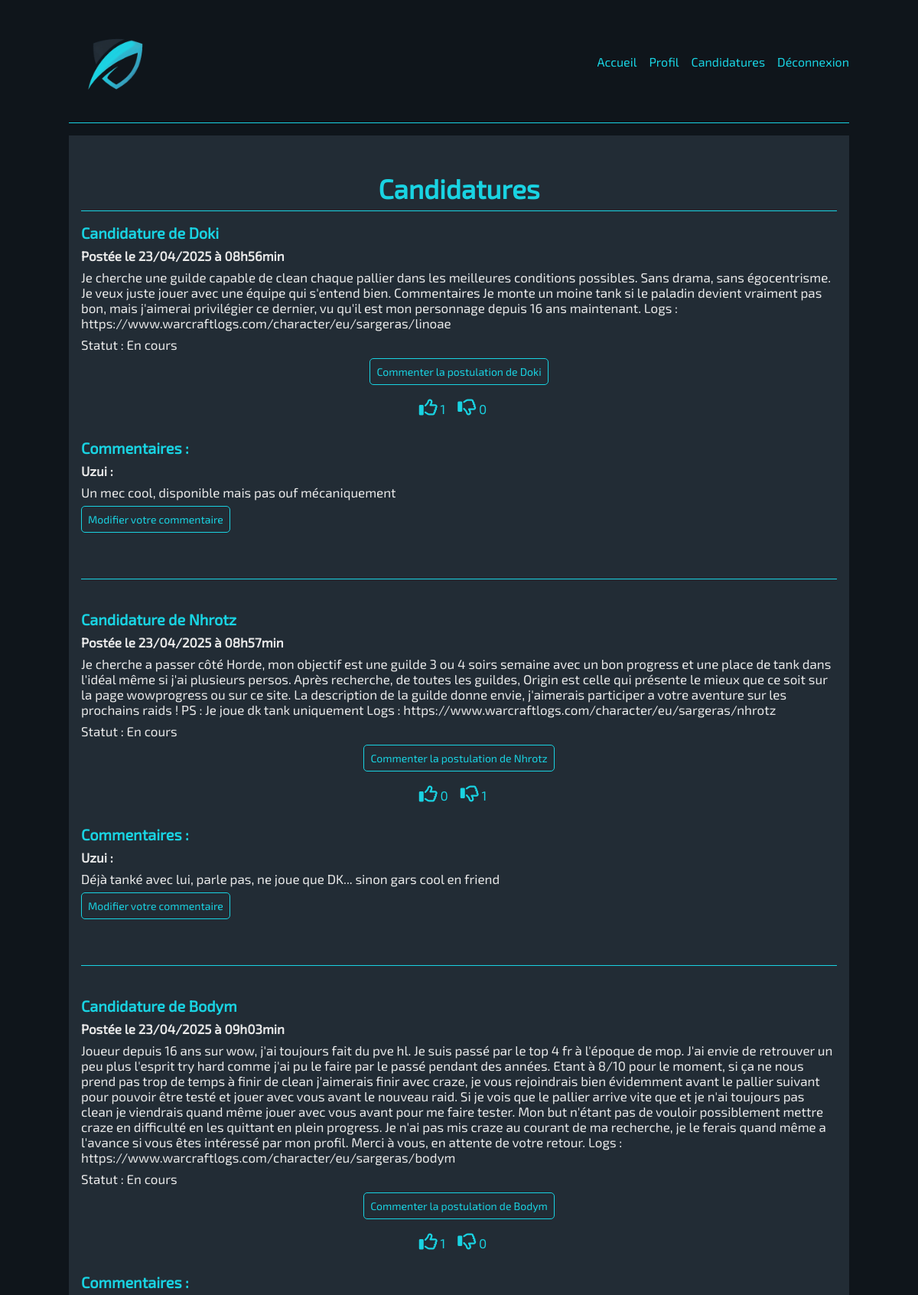
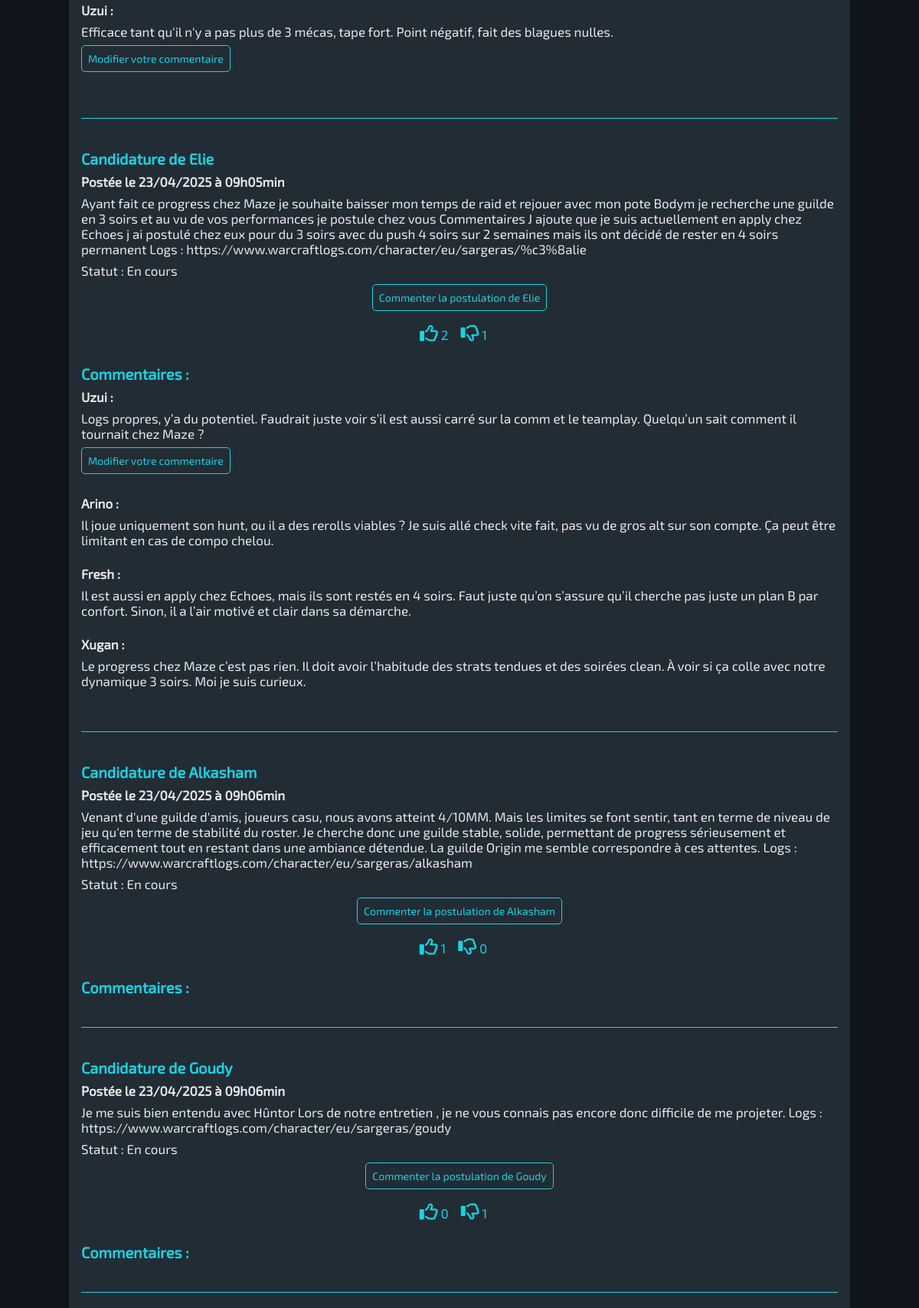
The page /?action=candidatures (signed in, upper part) on the database its author committed (2 pictures, top to bottom).
### tables this page shows
CREATE TABLE `postulation` (
  `id_postulation` int(11) NOT NULL,
  `contenu` varchar(1500) NOT NULL,
  `statut` enum('En cours','Validee','Refusee','') NOT NULL,
  `date_de_soumission` timestamp NULL DEFAULT current_timestamp(),
  `id_membre` int(11) NOT NULL
);

CREATE TABLE `membre` (
  `id_membre` int(11) NOT NULL,
  `pseudo` varchar(50) NOT NULL,
  `email` varchar(120) NOT NULL,
  `mot_de_passe` varchar(255) NOT NULL,
  `role` enum('Membre','Titan','Moderateur','Admin') NOT NULL
);

CREATE TABLE `commentaire` (
  `id_commentaire` int(11) NOT NULL,
  `contenu` varchar(250) NOT NULL,
  `date_commentaire` timestamp NULL DEFAULT current_timestamp(),
  `id_postulation` int(11) NOT NULL,
  `id_membre` int(11) NOT NULL
);

### controleur/candidatures_ctr.php (called while the page is built, shortened)
<?php
require_once RACINE . "/modele/commentaire_bdd.inc.php";
require_once RACINE . "/modele/postulation_bdd.inc.php";
$postulations = recupererPostulationsEnCours();
$agregat_commentaires = [];
foreach ($postulations as $postulation) {
    $commentaires = recupererCommentairesParIdPostulation($postulation["id_postulation"]);
    array_push($agregat_commentaires, $commentaires);
}
include RACINE . "/vue/header.php";
include RACINE . "/vue/candidatures.php";
include RACINE . "/vue/footer.php";
exit;

### index.php (called while the page is built, shortened)
<?php
$action = "defaut";
if (isset($_GET["action"])) {
    $action = $_GET["action"];
}
$fichier = navigation($action);
require(RACINE . "/controleur/" . $fichier);

### modele/postulation_bdd.inc.php (called while the page is built, shortened)
<?php
function recupererPostulationsEnCours()
{
    try {
        $connexion = connexionBdd();
        $requete = $connexion->prepare(
            "SELECT `id_postulation`, `contenu`,
                DATE_FORMAT(date_de_soumission, '%d/%m/%Y à %Hh%imin') AS `date_formatee`,
                `statut`, pseudo
            FROM `postulation`
            JOIN `membre` USING(id_membre)
            WHERE statut = 'En cours'
            ORDER BY id_postulation");
        $requete->execute();
        return ($requete->fetchAll(PDO::FETCH_ASSOC));
    } catch (PDOException $erreur) {
        throw new Exception("Erreur: " . $erreur->getMessage());
    }
}

### modele/commentaire_bdd.inc.php (called while the page is built, shortened)
<?php
function recupererCommentairesParIdPostulation($id_postulation)
{
    try {
        $connexion = connexionBdd();
        $requete = $connexion->prepare("SELECT
            id_commentaire, contenu, DATE_FORMAT(date_commentaire, '%d/%m/%Y à %Hh%imin') AS date_formatee, pseudo
            FROM commentaire
            JOIN membre USING(id_membre)
            WHERE id_postulation=:id_postulation");
        $requete->bindValue(":id_postulation", $id_postulation, PDO::PARAM_INT);
        $requete->execute();
        return $requete->fetchAll(PDO::FETCH_ASSOC);
    } catch (PDOException $erreur) {
        throw new Exception("Erreur: " . $erreur->getMessage());
    }
}

### vue/candidatures.php (the view, shortened to what this page needs)
<main class="container">
    <h1>Candidatures</h1>
    <section id="liste_candidats">
        <?php
        $index = 0;
        foreach ($postulations as $postulation) : ?>
            <div class="candidature">
                <h3>Candidature de <?= ucfirst($postulation["pseudo"]); ?></h3>
                <h4>Postée le <?= $postulation["date_formatee"]; ?></h4>
                <p><?= ucfirst($postulation["contenu"]); ?></p>
                <p class="statut">Statut : <?= $postulation["statut"]; ?></p>
                <button class="commenter bouton" data-id="<?= $postulation["id_postulation"]; ?>" aria-label="Bouton pour commenter la postulation">Commenter la postulation de <?= ucfirst($postulation["pseudo"]) ?></button>
                <div class="votes">
                    <?php
                    $vote_pour = 0;
                    $vote_contre = 0;
                    foreach ($agregat_votes[$index] as $vote) {
                        if ($vote["choix"]): $vote_pour++;
                        else : $vote_contre++;
                        endif;
                    }
                    ?>
                    <form action="" method="post" class="voter">
                        <button type="submit" class="voter_pour" data-id="<?= $postulation["id_postulation"]; ?>" aria-label="Pouce vers le haut : voter pour"><i class="fa-regular fa-thumbs-up"></i></button>
                        <?= $vote_pour ?>
                    </form>
                    <form action="" method="post" class="voter">
                        <button type="submit" class="voter_contre" data-id="<?= $postulation["id_postulation"]; ?>" aria-label="Pouce vers le bas : voter contre"><i class="fa-regular fa-thumbs-down"></i></button>
                        <?= $vote_contre ?>
                    </form>
                </div>
                <div class="commentaires">
                    <h3>Commentaires :</h3>
                    <?php
                    foreach ($agregat_commentaires[$index] as $commentaire) : ?>
                        <div class="un_commentaire">
                            <h4><?= ucfirst($commentaire["pseudo"]); ?> :</h4>
                            <p><?= ucfirst($commentaire["contenu"]); ?></p>
                            <?php if ($commentaire["pseudo"] == $_SESSION["pseudo"]) : ?>
                                <button class="editer bouton" data-id="<?= $commentaire['id_commentaire'] ?>" aria-label="Bouton pour modifier votre commentaire">Modifier votre commentaire</button>
                            <?php endif; ?>
                        </div>
                    <?php endforeach; ?>
                </div>
            </div>
        <?php
            $index++;
        endforeach;
        ?>
    </section>
</main>

### public/css/style-min.css (style rules this page uses)
:root { --fond:#222c35;--text_color:#19d3e2;--content_color:#e9e9e9;--hover:#ffffff;--font:"Exo 2" }
* { margin:0;padding:0 }
body { background-color:#0f151b;height:100vh;background-size:cover;background-clip:content-box;background-attachment:fixed;color:var(--text_color);font-family:"Exo 2";font-size:16px }
p,h4 { color:var(--content_color);overflow-wrap:break-word;word-break:break-word }
.container { background-color:var(--fond);max-width:85%;width:100%;box-sizing:border-box;justify-self:center;justify-content:space-between;display:flex;flex-direction:column;flex-wrap:wrap;margin:0 auto;padding:16px }
main { height:auto }
h1 { text-align:center }
section .candidature { display:flex;flex-direction:column;border-bottom:1px solid var(--text_color) }
.candidature h3 { margin-top:16px }
.candidature h4 { margin:8px 0 }
.candidature .statut { margin:8px 0 }
.candidature .votes { display:flex;justify-content:center }
.candidature .votes form { margin-right:16px }
.candidature .votes .voter button { width:50px;height:50px;background-color:var(--fond);border:none }
.candidature .votes .voter .voter_pour i,.candidature .votes .voter .voter_contre i { font-size:24px;color:var(--text_color) }
.candidature .commentaires button { margin-top:8px }
.candidature .commentaires { margin-bottom:16px }
.candidature .commentaires .un_commentaire { padding-bottom:16px }
h1,h2 { border-bottom:1px solid var(--text_color);font-size:21px;padding-bottom:8px }
.bouton { font-size:14px;background-color:var(--fond);border:1px solid var(--text_color);border-radius:5px;font-family:"Exo 2";color:var(--text_color);padding:8px;margin-bottom:4px }
@media screen and (min-width:768px) { body { font-size:17px;max-width:100% } }
@media screen and (min-width:768px) { h1,h2 { font-size:35px } }
@media screen and (min-width:768px) { .container { padding:16px } }
@media screen and (min-width:768px) { .candidature { display:flex;flex-wrap:wrap;flex-direction:column;align-content:center;margin-bottom:24px;padding-bottom:24px;border-bottom:1px solid var(--text_color) } }
@media screen and (min-width:768px) { #liste_candidats .candidature button { width:max-content;align-self:center } }

### rows shown on the page
postulation: id_membre.pseudo "Doki", date_formatee "23/04/2025 à 08h56min", contenu "Je cherche une guilde capable de clean chaque pallier dans les meilleures conditions possibles. Sans drama, sans égocentrisme. Je veux juste jouer avec une équipe qui s'entend bien. Commentaires Je monte un moine tank si le paladin devient vraiment pas bon, mais j'aimerai privilégier ce dernier, vu qu'il est mon personnage depuis 16 ans maintenant. Logs : https://www.warcraftlogs.com/character/eu/sargeras/linoae", statut "En cours", vote_pour "1", vote_contre "0"
commentaire: id_membre.pseudo "Uzui", contenu "Un mec cool, disponible mais pas ouf mécaniquement"
postulation: id_membre.pseudo "Nhrotz", date_formatee "23/04/2025 à 08h57min", contenu "Je cherche a passer côté Horde, mon objectif est une guilde 3 ou 4 soirs semaine avec un bon progress et une place de tank dans l'idéal même si j'ai plusieurs persos. Après recherche, de toutes les guildes, Origin est celle qui présente le mieux que ce soit sur la page wowprogress ou sur ce site. La description de la guilde donne envie, j'aimerais participer a votre aventure sur les prochains raids ! PS : Je joue dk tank uniquement Logs : https://www.warcraftlogs.com/character/eu/sargeras/nhrotz", statut "En cours", vote_pour "0", vote_contre "1"
commentaire: id_membre.pseudo "Uzui", contenu "Déjà tanké avec lui, parle pas, ne joue que DK... sinon gars cool en friend"
postulation: id_membre.pseudo "Bodym", date_formatee "23/04/2025 à 09h03min", contenu "Joueur depuis 16 ans sur wow, j'ai toujours fait du pve hl. Je suis passé par le top 4 fr à l'époque de mop. J'ai envie de retrouver un peu plus l'esprit try hard comme j'ai pu le faire par le passé pendant des années. Etant à 8/10 pour le moment, si ça ne nous prend pas trop de temps à finir de clean j'aimerais finir avec craze, je vous rejoindrais bien évidemment avant le pallier suivant pour pouvoir être testé et jouer avec vous avant le nouveau raid. Si je vois que le pallier arrive vite que et je n'ai toujours pas clean je viendrais quand même jouer avec vous avant pour me faire tester. Mon but n'étant pas de vouloir possiblement mettre craze en difficulté en les quittant en plein…", statut "En cours", vote_pour "1", vote_contre "0"
commentaire: id_membre.pseudo "Uzui", contenu "Efficace tant qu'il n'y a pas plus de 3 mécas, tape fort. Point négatif, fait des blagues nulles."
postulation: id_membre.pseudo "Elie", date_formatee "23/04/2025 à 09h05min", contenu "Ayant fait ce progress chez Maze je souhaite baisser mon temps de raid et rejouer avec mon pote Bodym je recherche une guilde en 3 soirs et au vu de vos performances je postule chez vous Commentaires J ajoute que je suis actuellement en apply chez Echoes j ai postulé chez eux pour du 3 soirs avec du push 4 soirs sur 2 semaines mais ils ont décidé de rester en 4 soirs permanent Logs : https://www.warcraftlogs.com/character/eu/sargeras/%c3%8alie", statut "En cours", vote_pour "2", vote_contre "1"
commentaire: id_membre.pseudo "Uzui", contenu "Logs propres, y’a du potentiel. Faudrait juste voir s’il est aussi carré sur la comm et le teamplay. Quelqu’un sait comment il tournait chez Maze ?"
commentaire: id_membre.pseudo "Arino", contenu "Il joue uniquement son hunt, ou il a des rerolls viables ? Je suis allé check vite fait, pas vu de gros alt sur son compte. Ça peut être limitant en cas de compo chelou."
commentaire: id_membre.pseudo "Fresh", contenu "Il est aussi en apply chez Echoes, mais ils sont restés en 4 soirs. Faut juste qu’on s’assure qu’il cherche pas juste un plan B par confort. Sinon, il a l’air motivé et clair dans sa démarche."
commentaire: id_membre.pseudo "Xugan", contenu "Le progress chez Maze c’est pas rien. Il doit avoir l’habitude des strats tendues et des soirées clean. À voir si ça colle avec notre dynamique 3 soirs. Moi je suis curieux."
postulation: id_membre.pseudo "Alkasham", date_formatee "23/04/2025 à 09h06min", contenu "Venant d'une guilde d'amis, joueurs casu, nous avons atteint 4/10MM. Mais les limites se font sentir, tant en terme de niveau de jeu qu'en terme de stabilité du roster. Je cherche donc une guilde stable, solide, permettant de progress sérieusement et efficacement tout en restant dans une ambiance détendue. La guilde Origin me semble correspondre à ces attentes. Logs : https://www.warcraftlogs.com/character/eu/sargeras/alkasham", statut "En cours", vote_pour "1", vote_contre "0"
postulation: id_membre.pseudo "Goudy", date_formatee "23/04/2025 à 09h06min", contenu "Je me suis bien entendu avec Hûntor Lors de notre entretien , je ne vous connais pas encore donc difficile de me projeter. Logs : https://www.warcraftlogs.com/character/eu/sargeras/goudy", statut "En cours", vote_pour "0", vote_contre "1"
